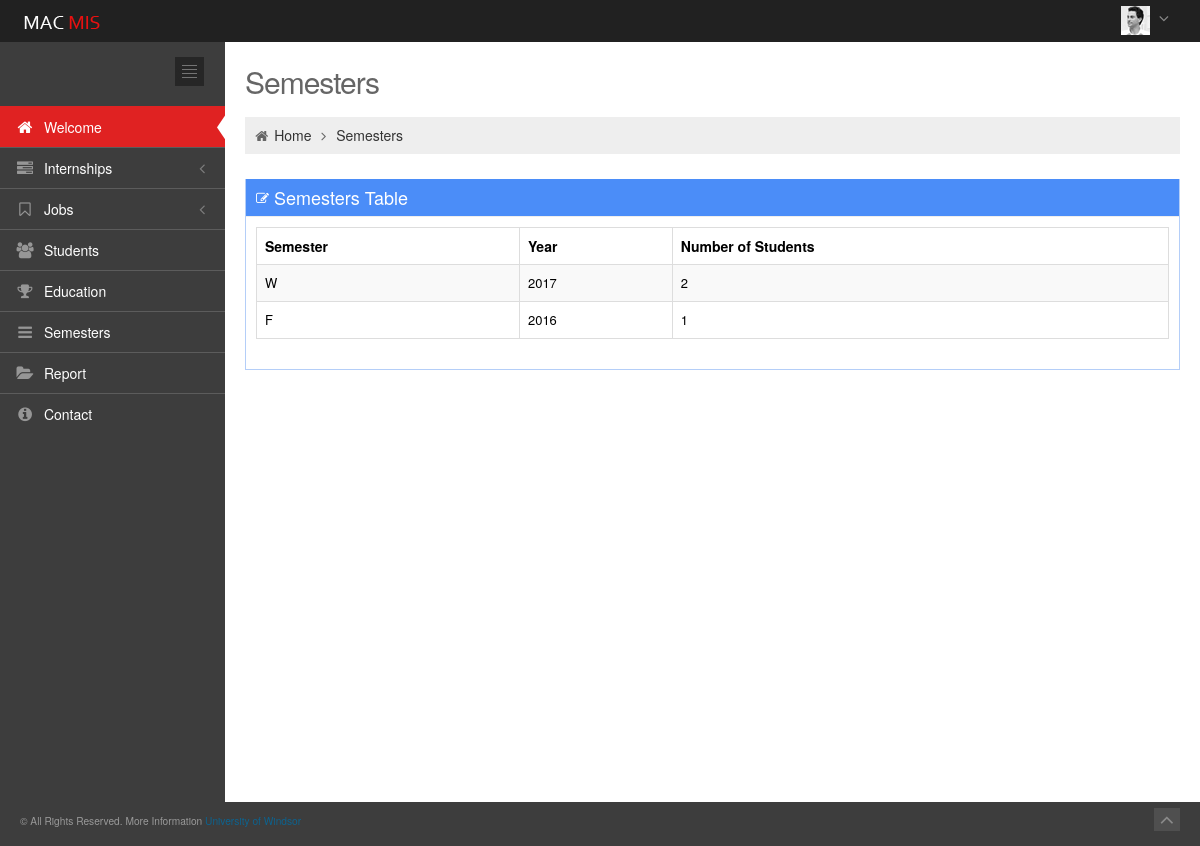
/app/semester (signed in), run on an earlier commit of the app's database.
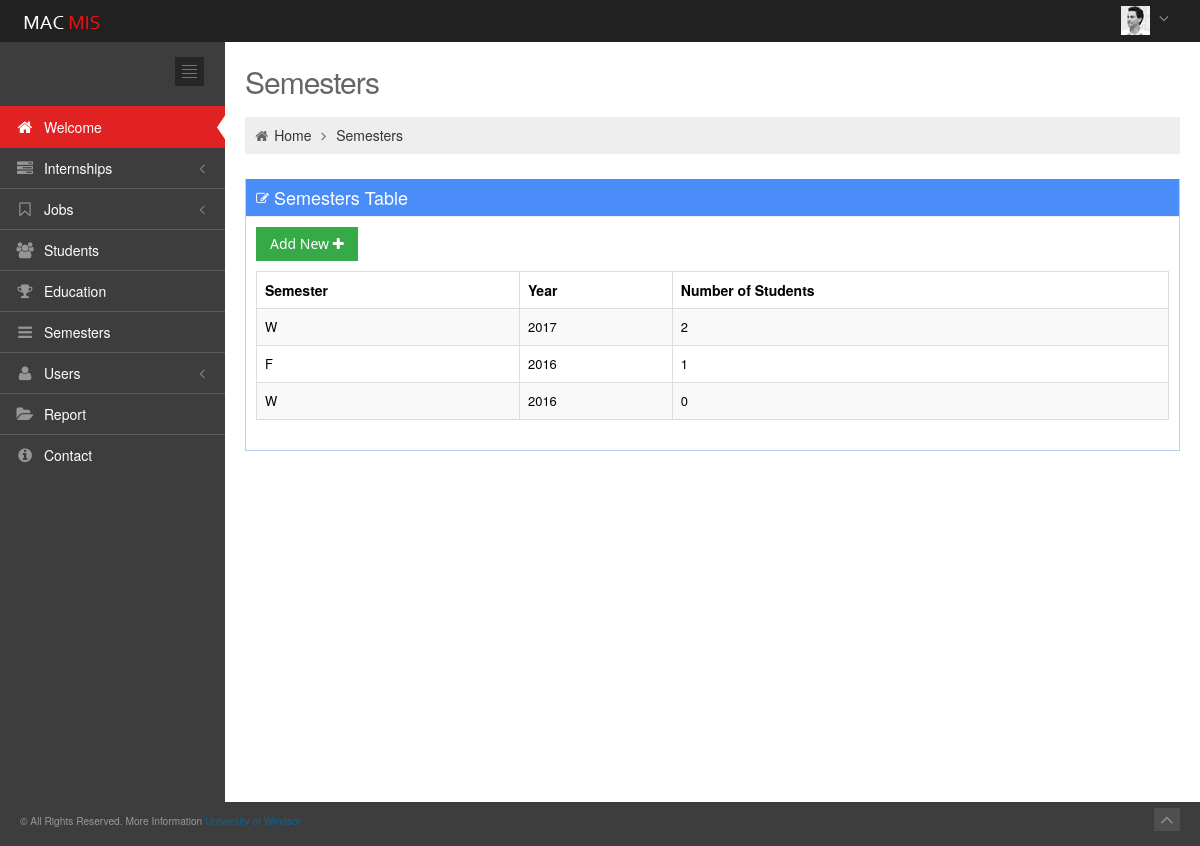
And on a later commit of the database.
### app/models.py (models this page shows, shortened)
class Semester_registered(models.Model):
    SEMESTER_CHOICE = (
        ('F','Fall'),
        ('W', 'Winter')
    )
    semester_name = models.CharField(max_length=1, choices=SEMESTER_CHOICE)
    semester_year = models.IntegerField()
    semester_description = models.CharField(max_length=100, blank=True, null=True)

### app/views.py (the view)
class SemesterView(ListView):
    model = Semester_registered
    template_name = 'app/semesters.html'

### app/templates/app/semesters.html
{% extends 'app/base.html' %}
{% block container %}
		<div class="page-content">
			<div class="container-fluid">
				<div class="row-fluid">
					<div class="span12">
						<h3 class="page-title">
							Semesters
						</h3>
						<ul class="breadcrumb">
							<li>
								<i class="icon-home"></i>
								<a href="welcome.html">Home</a>
								<i class="icon-angle-right"></i>
							</li>
							<li><a href="#">Semesters</a></li>
						</ul>
					</div>
				</div>
				<div class="row-fluid">
					<div class="span12">
						<div class="portlet box blue">
							<div class="portlet-title">
								<div class="caption"><i class="icon-edit"></i>Semesters Table</div>
							</div>
							<div class="portlet-body">
                            {% if 'staff' in request.user.groups.all.0.name %}
								<div class="clearfix">
									<div class="btn-group">
										<a href="{% url 'app:add_semester' %}"><button id="sample_editable_1_new" class="btn green">
										Add New <i class="icon-plus"></i>
										</button></a>
									</div>
								</div>
                            {% endif %}
								<table class="table table-striped table-hover table-bordered" id="sample_editable_1">
									<thead>
										<tr>
											<th>Semester</th>
											<th>Year</th>
											<th>Number of Students</th>
										</tr>
									</thead>
									<tbody>
                                    {% for semester in object_list %}
										<tr class="">
											<td>{{ semester.semester_name }}</td>
											<td>{{ semester.semester_year }}</td>
											<td>{{ semester.student_set.count }}</td>
										</tr>
									{% endfor %}
									</tbody>
								</table>
							</div>
						</div>
					</div>
				</div>
			</div>
		</div>
{% endblock %}

What changed in the data, as far as the page shows it:
added Semester_registered: semester_name "W", semester_year "2016", student_set.count "0"
Also different on the page:
text now shown: "Users Add New"
